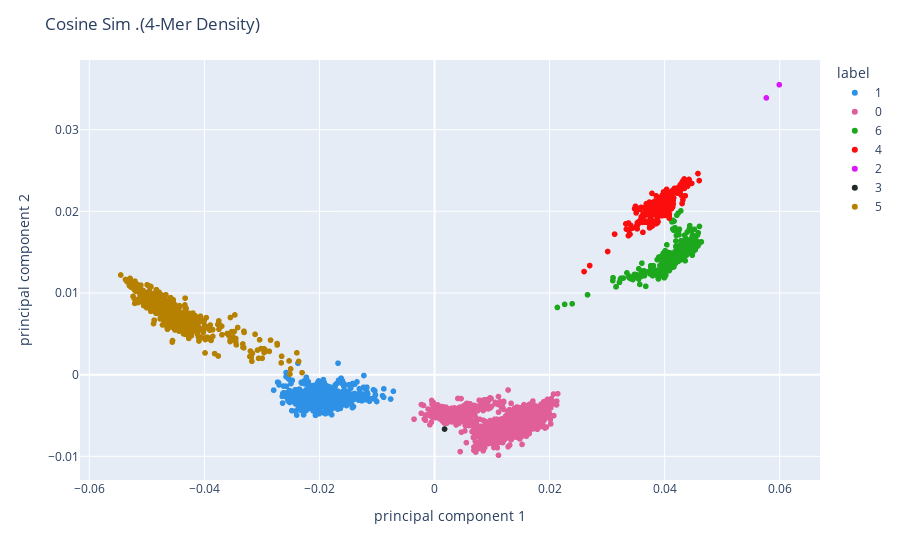
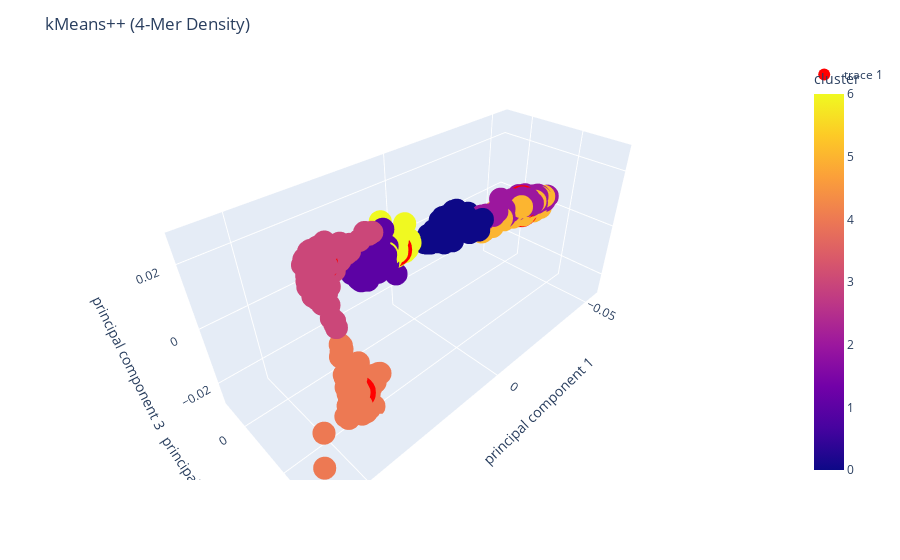

Write notebook code for charts like these, in order.
### Code cell
cluster_with_cosine_similarity('testProfiles.csv', 7) # fName, n_clusters
tDkMeans('testProfiles.csv', 7) # fName, n_clusters

### Figure 1 — Plotly figure (JSON) as saved in the notebook; plotly's stock layout.template omitted (floating-point values rounded to 4 significant figures; data arrays with more than 128 entries replaced by an {"elided": "..."} marker saying what was removed)
{"data": [{"customdata": {"elided": "824x1 str values"}, "hovertemplate": "label=1<br>principal component 1=%{x}<br>principal component 2=%{y}<br>Read Name=%{customdata[0]}<extra></extra>", "legendgroup": "1", "marker": {"color": "#2E91E5", "symbol": "circle"}, "mode": "markers", "name": "1", "showlegend": true, "type": "scattergl", "x": {"elided": "824 float values"}, "xaxis": "x", "y": {"elided": "824 float values"}, "yaxis": "y"}, {"customdata": {"elided": "2496x1 str values"}, "hovertemplate": "label=0<br>principal component 1=%{x}<br>principal component 2=%{y}<br>Read Name=%{customdata[0]}<extra></extra>", "legendgroup": "0", "marker": {"color": "#E15F99", "symbol": "circle"}, "mode": "markers", "name": "0", "showlegend": true, "type": "scattergl", "x": {"elided": "2496 float values"}, "xaxis": "x", "y": {"elided": "2496 float values"}, "yaxis": "y"}, {"customdata": {"elided": "303x1 str values"}, "hovertemplate": "label=6<br>principal component 1=%{x}<br>principal component 2=%{y}<br>Read Name=%{customdata[0]}<extra></extra>", "legendgroup": "6", "marker": {"color": "#1CA71C", "symbol": "circle"}, "mode": "markers", "name": "6", "showlegend": true, "type": "scattergl", "x": {"elided": "303 float values"}, "xaxis": "x", "y": {"elided": "303 float values"}, "yaxis": "y"}, {"customdata": {"elided": "302x1 str values"}, "hovertemplate": "label=4<br>principal component 1=%{x}<br>principal component 2=%{y}<br>Read Name=%{customdata[0]}<extra></extra>", "legendgroup": "4", "marker": {"color": "#FB0D0D", "symbol": "circle"}, "mode": "markers", "name": "4", "showlegend": true, "type": "scattergl", "x": {"elided": "302 float values"}, "xaxis": "x", "y": {"elided": "302 float values"}, "yaxis": "y"}, {"customdata": [["Clostridium perfringens strain CPI 18-6 chromosome 273"], ["Clostridium perfringens strain CPI 18-6 chromosome 593"]], "hovertemplate": "label=2<br>principal component 1=%{x}<br>principal component 2=%{y}<br>Read Name=%{customdata[0]}<extra></extra>", "legendgroup": "2", "marker": {"color": "#DA16FF", "symbol": "circle"}, "mode": "markers", "name": "2", "showlegend": true, "type": "scattergl", "x": [0.05767, 0.05991], "xaxis": "x", "y": [0.03389, 0.03549], "yaxis": "y"}, {"customdata": [["Dolichospermum flos-aquae CCAP 1403/13F chromosome 1929"]], "hovertemplate": "label=3<br>principal component 1=%{x}<br>principal component 2=%{y}<br>Read Name=%{customdata[0]}<extra></extra>", "legendgroup": "3", "marker": {"color": "#222A2A", "symbol": "circle"}, "mode": "markers", "name": "3", "showlegend": true, "type": "scattergl", "x": [0.001743], "xaxis": "x", "y": [-0.006659], "yaxis": "y"}, {"customdata": {"elided": "851x1 str values"}, "hovertemplate": "label=5<br>principal component 1=%{x}<br>principal component 2=%{y}<br>Read Name=%{customdata[0]}<extra></extra>", "legendgroup": "5", "marker": {"color": "#B68100", "symbol": "circle"}, "mode": "markers", "name": "5", "showlegend": true, "type": "scattergl", "x": {"elided": "851 float values"}, "xaxis": "x", "y": {"elided": "851 float values"}, "yaxis": "y"}], "layout": {"legend": {"title": {"text": "label"}, "tracegroupgap": 0}, "margin": {"t": 60}, "title": {"text": "Cosine Sim .(4-Mer Density)"}, "xaxis": {"anchor": "y", "domain": [0, 1], "title": {"text": "principal component 1"}}, "yaxis": {"anchor": "x", "domain": [0, 1], "title": {"text": "principal component 2"}}}}

### Figure 2 — Plotly figure (JSON) as saved in the notebook; plotly's stock layout.template omitted (floating-point values rounded to 4 significant figures; data arrays with more than 128 entries replaced by an {"elided": "..."} marker saying what was removed)
{"data": [{"customdata": {"elided": "4779x1 str values"}, "hovertemplate": "principal component 1=%{x}<br>principal component 2=%{y}<br>principal component 3=%{z}<br>hover_data_0=%{customdata[0]}<br>cluster=%{marker.color}<extra></extra>", "legendgroup": "", "marker": {"color": {"elided": "4779 int values"}, "coloraxis": "coloraxis", "symbol": "circle"}, "mode": "markers", "name": "", "scene": "scene", "showlegend": false, "type": "scatter3d", "x": {"elided": "4779 float values"}, "y": {"elided": "4779 float values"}, "z": {"elided": "4779 float values"}}, {"marker": {"color": "Red", "size": 12}, "mode": "markers", "type": "scatter3d", "x": [-0.0202, 0.01356, -0.04603, 0.04099, 0.0395, -0.04547, 0.003357], "y": [-0.002743, -0.006075, 0.007505, 0.01442, 0.02077, 0.007648, -0.004747], "z": [-0.0008672, -0.0005966, 0.002604, 0.02149, -0.01717, -0.0001657, -0.0003358]}], "layout": {"coloraxis": {"colorbar": {"title": {"text": "cluster"}}, "colorscale": [[0, "#0d0887"], [0.1111, "#46039f"], [0.2222, "#7201a8"], [0.3333, "#9c179e"], [0.4444, "#bd3786"], [0.5556, "#d8576b"], [0.6667, "#ed7953"], [0.7778, "#fb9f3a"], [0.8889, "#fdca26"], [1, "#f0f921"]]}, "legend": {"tracegroupgap": 0}, "margin": {"t": 60}, "scene": {"domain": {"x": [0, 1], "y": [0, 1]}, "xaxis": {"title": {"text": "principal component 1"}}, "yaxis": {"title": {"text": "principal component 2"}}, "zaxis": {"title": {"text": "principal component 3"}}}, "title": {"text": "kMeans++ (4-Mer Density)"}}}
